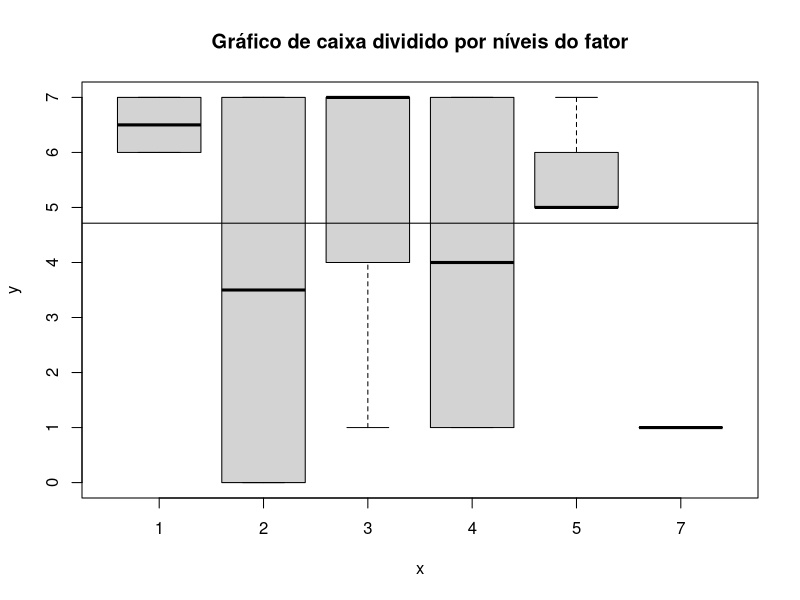

R code for this plot:
# Rotina em R desenvolvida para a análise quantitativa dos dados 
# dos questionários desenvolvidos para a disciplina de Fundamentos
# Psicológicos da Educação.
# A proposta básica desta rotina é:
# 
# 0) Organizar os dados em um 'data frame' (banco de dados)
# 1) Conduzir uma Análise de Variância (ANOVA) com as seguintes características:
#   1.1) Variável Independente (x): Curso de Graduação;
#   1.2) Variável Dependente (y): Nota Geral do Questionário;
# 2) Plotar os resultados em um conjunto de gráficos descritivos.
#   2.1) Gráficos de caixa dos dados brutos;
#   2.2) Gráfico indicando o quanto cada nível do fator implica num afastamento da média geral;
#
# A hipótese que orienta essa análise é simples (e óbvia, aparentemente):
#   "O curso de graduação afeta o conhecimento que um aluno da UFFS tem do conceito Física escolhido pelo grupo"
# A hipótese nula (H0) que iremos utilizar para modelar nossos dados, portanto, afirma o seguinte:
#   "O curso de gradução não tem um efeito significativo sobre o conhecimento que um aluno da UFFS tem do conceito de Física escolhido pelo grupo"
# A hipótese nula implica que a média de cada grupo (alunos respondentes de cada curso) é igual,
# ou melhor, que sua diferença não é estatisticamente significativa.
# Verificaremos qual é a probabilidade dos dados obtidos dentro do modelo da hipótese nula.
# Caso a probabilidade se mostre significativa (alpha=0.05), descreveremos como cada nível
# do nosso fator (cada curso de graduação) afeta a média de desempenho dos alunos no conceito escolhido.

# Passo 'zero': montar nosso data frame.
# Primeiro, definimos os 'níveis' de nosso 'fator';
# ou seja, definimos os valores possíveis de nossa variável independente (que é categorial):

 cursos <- c('Administração', 'Agronomia', 'Ciências Biológicas',
             'Engenharia Ambiental', 'Física', 'Letras', 'Química')

# Dados para teste.
# locais <- c('OregonT', 'OregonN', 'Alaska', 'Russia', 'Finland')

# Em seguida, definimos os valores para cada respondente do questionário.
# Usar o seguinte código:
# 1 - Administração
# 2 - Agronomia
# 3 - Ciências Biológicas
# 4 - Engenharia Ambiental
# 5 - Física
# 6 - Letras
# 7 - Química
# É possivel automatizar essa codificação. Quem quiser saber como, entra em contato!

xDummy <- c(1, 2, 3, 4, 5, 6, 7) # Preencher com os dados de todos os respondentes, em ordem!

# Dados para teste.
x <- xDummy <- c(3, 1, 2, 4, 5, 3, 1, 5, 5, 5, 7, 3, 4, 2)

#x <- factor(xDummy, labels=cursos)

# Dados para teste
#x <- factor(xDummy, labels=cursos)

# Depois, definimos os valores da variável dependente.
# A escala pode variar e deve ser definida pelo grupo.

#y <- c(0.0, 6.5, 10.0, 5.0, 3.3, 4.7) # Preencher com a nota calculada para cada respondente, em ordem.

# Dados para teste
y <- c(1, 7, 0, 1, 5, 7, 6, 5, 7, 5, 1, 7, 7, 7)

# Agora juntamos nossos dados num data frame para facilitar as análises.

dados  <- data.frame(x, y)

# Vamos começar fazendo uma análise exploratoria dos dados.
# Primeiro, gráficos de caixa para comprar, rapidamente, os diferentes grupos.
# Usando uma linha horizontal com a média geral da variável independente.
# Verifiquem se os gráficos em caixa estao longes ou distantes da linha da média;
# verifiquem também se a distribuição tem 'outliers' ou se apresenta uma cauda mais longa que a outra

mediaY <- mean(dados$y)
boxplot(y ~ x, main='Gráfico de caixa dividido por níveis do fator')
abline(h=mediaY)

# Função para efetuar a ANOVA da variável dependente y em função dos diferentes níveis do fator x.
anova <- aov(y ~ x, data=dados)

#Imprime informações sumárias da ANOVA
summary(anova)
#Imprime a média geral e a média de cada nível do fator.
model.tables(anova ,'means')
#Imprime os efeitos de cada nível do fator.
model.tables(anova, 'effects')
#Comentário qualquer